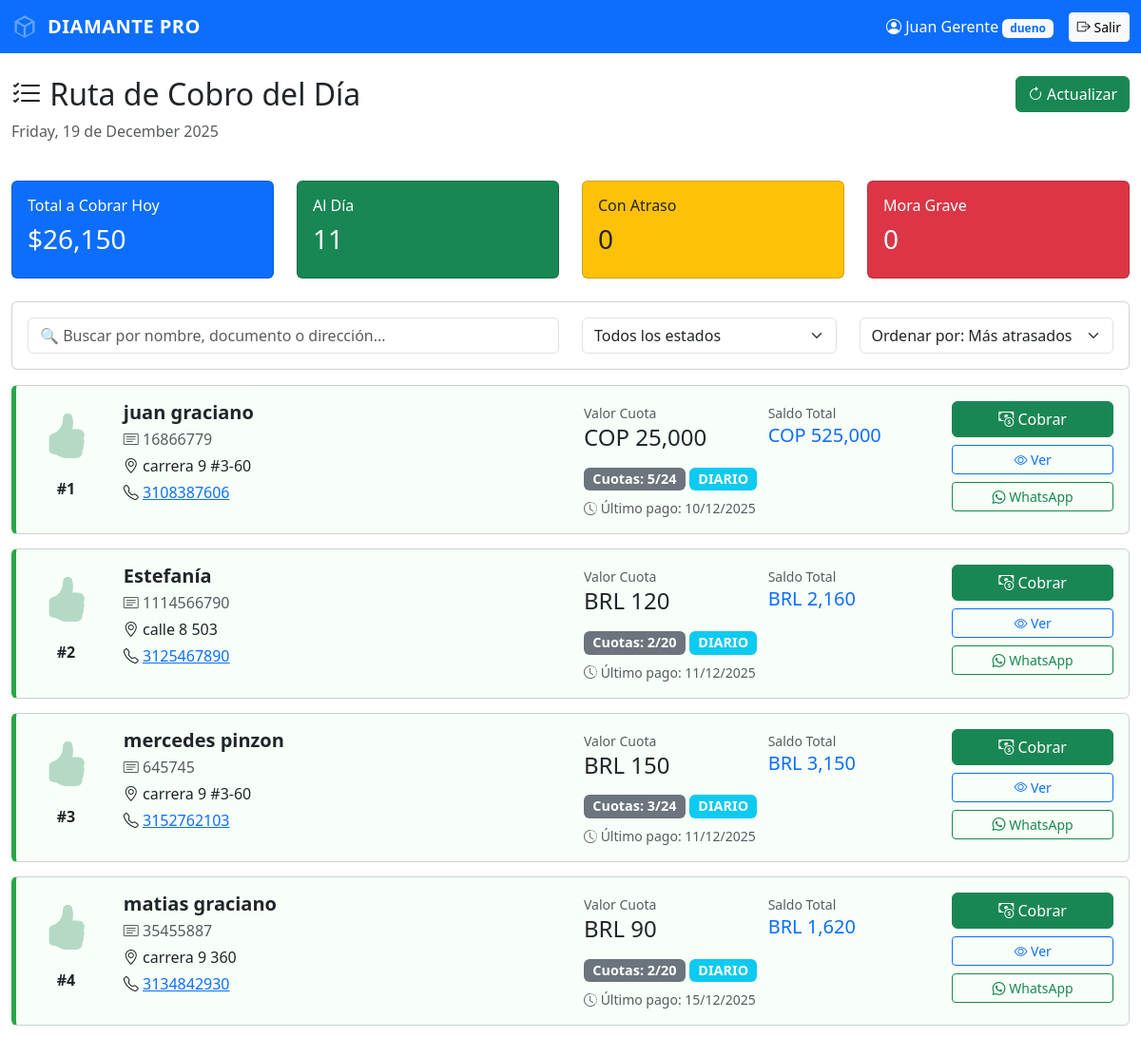
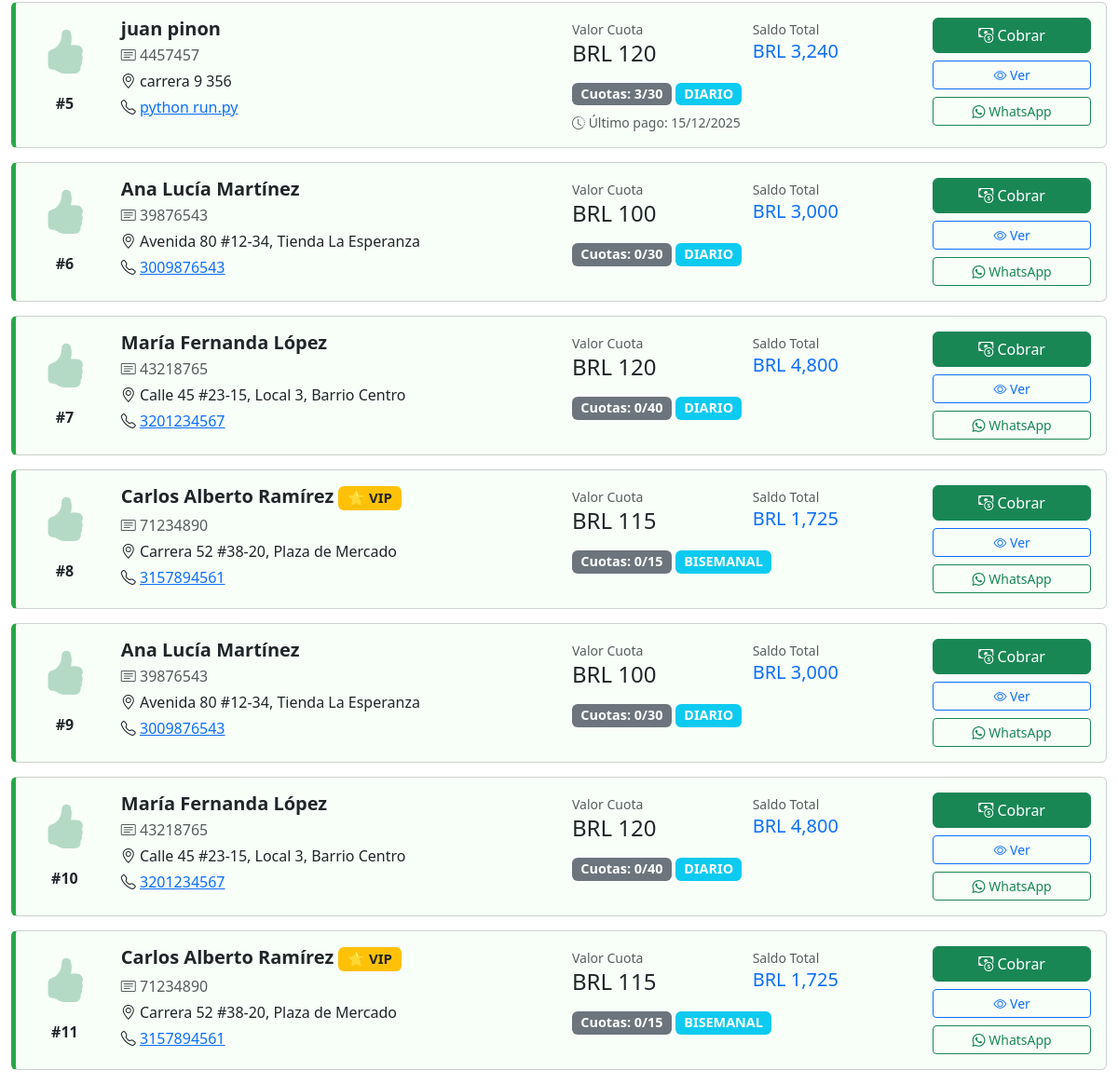
Screenshot of /cobro/lista (signed in) with the database file from the repository (2 pictures, top to bottom).
### app/models.py (models this page shows, shortened)
class Prestamo(db.Model):
    __tablename__ = 'prestamos'
    id = db.Column(db.Integer, primary_key=True)
    cliente_id = db.Column(db.Integer, db.ForeignKey('clientes.id'), nullable=False)
    ruta_id = db.Column(db.Integer, db.ForeignKey('rutas.id'), nullable=False)  # Ahora se asocia a la ruta
    cobrador_id = db.Column(db.Integer, db.ForeignKey('usuarios.id'), nullable=True)  # Mantener por compatibilidad temporal
    monto_prestado = db.Column(db.Float, nullable=False)
    tasa_interes = db.Column(db.Float, default=0.20)  # 20% o 15% VIP
    monto_a_pagar = db.Column(db.Float, nullable=False)
    saldo_actual = db.Column(db.Float, nullable=False)
    valor_cuota = db.Column(db.Float, nullable=False)
    moneda = db.Column(db.String(3), default='COP')  # COP, USD, PEN, BRL, ARS
    frecuencia = db.Column(db.String(20), default='DIARIO')  # DIARIO, SEMANAL, QUINCENAL
    numero_cuotas = db.Column(db.Integer, nullable=False)
    cuotas_pagadas = db.Column(db.Integer, default=0)
    cuotas_atrasadas = db.Column(db.Integer, default=0)
    estado = db.Column(db.String(20), default='ACTIVO')  # ACTIVO, CANCELADO, MORA
    fecha_inicio = db.Column(db.DateTime, default=datetime.utcnow)
    fecha_fin_estimada = db.Column(db.DateTime)
    fecha_ultimo_pago = db.Column(db.DateTime)
    cliente = db.relationship('Cliente', backref='prestamos')
    ruta = db.relationship('Ruta', backref='prestamos')
    cobrador = db.relationship('Usuario', backref='prestamos_asignados')  # Mantener por compatibilidad

class Cliente(db.Model):
    __tablename__ = 'clientes'
    id = db.Column(db.Integer, primary_key=True)
    nombre = db.Column(db.String(100), nullable=False)
    documento = db.Column(db.String(20), unique=True, nullable=False)
    documento_negocio = db.Column(db.String(30))
    telefono = db.Column(db.String(20), nullable=False)
    whatsapp_codigo_pais = db.Column(db.String(5), default='57')  # Código de país para WhatsApp
    whatsapp_numero = db.Column(db.String(20))  # Número WhatsApp sin código de país
    direccion_negocio = db.Column(db.String(200))
    gps_latitud = db.Column(db.Float)
    gps_longitud = db.Column(db.Float)
    es_vip = db.Column(db.Boolean, default=False)
    fecha_registro = db.Column(db.DateTime, default=datetime.utcnow)

### app/routes.py (the view)
    @app.route('/cobro/lista')
    def cobro_lista():
        if 'usuario_id' not in session:
            return redirect(url_for('home'))
        usuario_id = session.get('usuario_id')
        rol = session.get('rol')
        hoy = datetime.now().date()
        if rol == 'cobrador':
            prestamos_activos = Prestamo.query.filter_by(estado='ACTIVO', cobrador_id=usuario_id).order_by(
                Prestamo.cuotas_atrasadas.desc()
            ).all()
        else:
            prestamos_activos = Prestamo.query.filter_by(estado='ACTIVO').order_by(
                Prestamo.cuotas_atrasadas.desc()
            ).all()
        prestamos = []
        for prestamo in prestamos_activos:
            pago_hoy = Pago.query.filter(
                Pago.prestamo_id == prestamo.id,
                func.date(Pago.fecha_pago) == hoy
            ).first()
            if not pago_hoy:
                prestamos.append(prestamo)
        total_a_cobrar = sum(p.valor_cuota for p in prestamos)
        creditos_al_dia = sum(1 for p in prestamos if p.cuotas_atrasadas == 0)
        creditos_atrasados = sum(1 for p in prestamos if 0 < p.cuotas_atrasadas <= 3)
        creditos_mora = sum(1 for p in prestamos if p.cuotas_atrasadas > 3)
        return render_template('cobro_lista.html',
                             prestamos=prestamos,
                             total_a_cobrar=total_a_cobrar,
                             creditos_al_dia=creditos_al_dia,
                             creditos_atrasados=creditos_atrasados,
                             creditos_mora=creditos_mora,
                             fecha_hoy=datetime.now().strftime('%A, %d de %B %Y'),
                             nombre=session.get('nombre'),
                             rol=session.get('rol'))

### app/templates/cobro_lista.html (shortened to what this page needs)
<!DOCTYPE html>
<html>
<head>
    <link href="https://cdn.jsdelivr.net/npm/bootstrap@5.3.0/dist/css/bootstrap.min.css" rel="stylesheet">
    <link rel="stylesheet" href="https://cdn.jsdelivr.net/npm/bootstrap-icons@1.11.0/font/bootstrap-icons.css">
</head>
<body>
    <nav class="navbar navbar-expand-lg navbar-dark bg-primary">
        <div class="container-fluid">
            <a class="navbar-brand" href="/dashboard" style="display: inline-flex; align-items: center; gap: 10px; font-weight: 600; letter-spacing: 0.5px;">
                <svg style="width: 28px; height: 28px; fill: #60a5fa;" viewBox="0 0 24 24" xmlns="http://www.w3.org/2000/svg">
                    <path d="M12 2L3 7v10l9 5 9-5V7l-9-5zm0 2.18L18.18 7 12 10.82 5.82 7 12 4.18zM5 8.82l6 3.5v7.86l-6-3.33V8.82zm8 11.36v-7.86l6-3.5v8.03l-6 3.33z"/>
                </svg>
                <span>DIAMANTE PRO</span>
            </a>
            <div class="d-flex align-items-center">
                <span class="text-white me-3">
                    <i class="bi bi-person-circle"></i> {{ nombre }}
                    <span class="badge bg-light text-primary">{{ rol }}</span>
                </span>
                <a href="/logout" class="btn btn-light btn-sm">
                    <i class="bi bi-box-arrow-right"></i> Salir
                </a>
            </div>
        </div>
    </nav>
    <div class="container-fluid mt-4">
        <div class="row mb-4">
            <div class="col-md-8">
                <h2><i class="bi bi-list-check"></i> Ruta de Cobro del Día</h2>
                <p class="text-muted">{{ fecha_hoy }}</p>
            </div>
            <div class="col-md-4 text-end">
                <button class="btn btn-success" onclick="location.reload()">
                    <i class="bi bi-arrow-clockwise"></i> Actualizar
                </button>
            </div>
        </div>
        <div class="row mb-4">
            <div class="col-md-3">
                <div class="card bg-primary text-white">
                    <div class="card-body">
                        <h6>Total a Cobrar Hoy</h6>
                        <h3>${{ "{:,.0f}".format(total_a_cobrar) }}</h3>
                    </div>
                </div>
            </div>
            <div class="col-md-3">
                <div class="card bg-success text-white">
                    <div class="card-body">
                        <h6>Al Día</h6>
                        <h3>{{ creditos_al_dia }}</h3>
                    </div>
                </div>
            </div>
            <div class="col-md-3">
                <div class="card bg-warning text-dark">
                    <div class="card-body">
                        <h6>Con Atraso</h6>
                        <h3>{{ creditos_atrasados }}</h3>
                    </div>
                </div>
            </div>
            <div class="col-md-3">
                <div class="card bg-danger text-white">
                    <div class="card-body">
                        <h6>Mora Grave</h6>
                        <h3>{{ creditos_mora }}</h3>
                    </div>
                </div>
            </div>
        </div>
        <div class="card mb-3">
            <div class="card-body">
                <div class="row">
                    <div class="col-md-6">
                        <input type="text" class="form-control" id="buscar" placeholder="🔍 Buscar por nombre, documento o dirección...">
                    </div>
                    <div class="col-md-3">
                        <select class="form-select" id="filtroEstado">
                            <option value="">Todos los estados</option>
                        </select>
                    </div>
                    <div class="col-md-3">
                        <select class="form-select" id="ordenar">
                            <option value="atraso">Ordenar por: Más atrasados</option>
                        </select>
                    </div>
                </div>
            </div>
        </div>
        {% if prestamos %}
            {% for prestamo in prestamos %}
            {% set dias_atraso = prestamo.cuotas_atrasadas %}
            {% if dias_atraso == 0 %}
                {% set clase_color = 'credito-verde' %}
                {% set icono = 'bi-hand-thumbs-up-fill text-success' %}
            {% elif dias_atraso <= 3 %}
                {% set clase_color = 'credito-amarillo' %}
                {% set icono = 'bi-exclamation-triangle-fill text-warning' %}
            {% else %}
                {% set clase_color = 'credito-rojo' %}
                {% set icono = 'bi-bell-fill text-danger' %}
            {% endif %}
            <div class="card credito-card {{ clase_color }}" data-nombre="{{ prestamo.cliente.nombre }}" data-estado="{{ clase_color }}">
                <div class="card-body">
                    <div class="row">
                        <div class="col-md-1 text-center">
                            <i class="bi {{ icono }} icono-estado"></i>
                            <div class="mt-2">
                                <strong>#{{ prestamo.id }}</strong>
                            </div>
                        </div>
                        <div class="col-md-5">
                            <h5 class="mb-1">
                                <strong>{{ prestamo.cliente.nombre }}</strong>
                                {% if prestamo.cliente.es_vip %}
                                <span class="badge bg-warning text-dark">⭐ VIP</span>
                                {% endif %}
                            </h5>
                            <p class="mb-1 text-muted">
                                <i class="bi bi-card-text"></i> {{ prestamo.cliente.documento }}
                            </p>
                            <p class="mb-1">
                                <i class="bi bi-geo-alt"></i> {{ prestamo.cliente.direccion_negocio or 'Sin dirección' }}
                            </p>
                            <p class="mb-0">
                                <i class="bi bi-telephone"></i>
                                <a href="tel:{{ prestamo.cliente.telefono }}">{{ prestamo.cliente.telefono }}</a>
                            </p>
                        </div>
                        <div class="col-md-4">
                            <div class="row mb-2">
                                <div class="col-6">
                                    <small class="text-muted">Valor Cuota</small>
                                    <h4>{{ prestamo.moneda }} {{ "{:,.0f}".format(prestamo.valor_cuota) }}</h4>
                                </div>
                                <div class="col-6">
                                    <small class="text-muted">Saldo Total</small>
                                    <h5 class="text-primary">{{ prestamo.moneda }} {{ "{:,.0f}".format(prestamo.saldo_actual) }}</h5>
                                </div>
                            </div>
                            <div class="row">
                                <div class="col-12">
                                    <span class="badge badge-cuotas bg-secondary">
                                        Cuotas: {{ prestamo.cuotas_pagadas }}/{{ prestamo.numero_cuotas }}
                                    </span>
                                    <span class="badge badge-cuotas bg-info">
                                        {{ prestamo.frecuencia }}
                                    </span>
                                </div>
                            </div>
                            {% if prestamo.fecha_ultimo_pago %}
                            <p class="mb-0 mt-2 small text-muted">
                                <i class="bi bi-clock-history"></i>
                                Último pago: {{ prestamo.fecha_ultimo_pago.strftime('%d/%m/%Y') }}
                            </p>
                            {% endif %}
                        </div>
                        <div class="col-md-2 text-end">
                            <div class="d-grid gap-2">
                                <a href="/cobro/registrar/{{ prestamo.id }}" class="btn btn-success">
                                    <i class="bi bi-cash-coin"></i> Cobrar
                                </a>
                                <a href="/prestamos/ver/{{ prestamo.id }}" class="btn btn-outline-primary btn-sm">
                                    <i class="bi bi-eye"></i> Ver
                                </a>
                                <a href="https://wa.me/57{{ prestamo.cliente.telefono }}"
                                   target="_blank" class="btn btn-outline-success btn-sm">
                                    <i class="bi bi-whatsapp"></i> WhatsApp
                                </a>
                            </div>
                        </div>
                    </div>
                </div>
            </div>
            {% endfor %}
        {% else %}
        <div class="text-center py-5">
            <i class="bi bi-check-circle fs-1 text-success"></i>
            <h4 class="mt-3">¡No hay créditos activos para cobrar hoy!</h4>
            <p class="text-muted">Todos los pagos están al día o no hay préstamos activos.</p>
        </div>
        {% endif %}
    </div>
</body>
</html>

### app/templates/cobro_lista.html (style rules this page uses)
.credito-card { border-left: 5px solid; margin-bottom: 15px; transition: transform 0.2s; }
.credito-verde { border-left-color: #28a745; background: #f8fff9; }
.icono-estado { font-size: 3rem; opacity: 0.3; }
.badge-cuotas { font-size: 0.9rem; }

### rows the page displays
Prestamo: id "1", cliente.nombre "juan graciano", cliente.documento "16866779", cliente "carrera 9 #3-60", cliente.telefono "3108387606", moneda "COP", valor_cuota "25,000", saldo_actual "525,000", cuotas_pagadas "5", numero_cuotas "24", frecuencia "DIARIO", fecha_ultimo_pago "10/12/2025"
Prestamo: id "2", cliente.nombre "Estefanía", cliente.documento "1114566790", cliente "calle 8 503", cliente.telefono "3125467890", moneda "BRL", valor_cuota "120", saldo_actual "2,160", cuotas_pagadas "2", numero_cuotas "20", frecuencia "DIARIO", fecha_ultimo_pago "11/12/2025"
Prestamo: id "3", cliente.nombre "mercedes pinzon", cliente.documento "645745", cliente "carrera 9 #3-60", cliente.telefono "3152762103", moneda "BRL", valor_cuota "150", saldo_actual "3,150", cuotas_pagadas "3", numero_cuotas "24", frecuencia "DIARIO", fecha_ultimo_pago "11/12/2025"
Prestamo: id "4", cliente.nombre "matias graciano", cliente.documento "35455887", cliente "carrera 9 360", cliente.telefono "3134842930", moneda "BRL", valor_cuota "90", saldo_actual "1,620", cuotas_pagadas "2", numero_cuotas "20", frecuencia "DIARIO", fecha_ultimo_pago "15/12/2025"
Prestamo: id "5", cliente.nombre "juan pinon", cliente.documento "4457457", cliente "carrera 9 356", cliente.telefono "python run.py", moneda "BRL", valor_cuota "120", saldo_actual "3,240", cuotas_pagadas "3", numero_cuotas "30", frecuencia "DIARIO", fecha_ultimo_pago "15/12/2025"
Prestamo: id "6", cliente.nombre "Ana Lucía Martínez", cliente.documento "39876543", cliente "Avenida 80 #12-34, Tienda La Esperanza", cliente.telefono "3009876543", moneda "BRL", valor_cuota "100", saldo_actual "3,000", cuotas_pagadas "0", numero_cuotas "30", frecuencia "DIARIO"
Prestamo: id "7", cliente.nombre "María Fernanda López", cliente.documento "43218765", cliente "Calle 45 #23-15, Local 3, Barrio Centro", cliente.telefono "3201234567", moneda "BRL", valor_cuota "120", saldo_actual "4,800", cuotas_pagadas "0", numero_cuotas "40", frecuencia "DIARIO"
Prestamo: id "8", cliente.nombre "Carlos Alberto Ramírez", shows "⭐ VIP", cliente.documento "71234890", cliente "Carrera 52 #38-20, Plaza de Mercado", cliente.telefono "3157894561", moneda "BRL", valor_cuota "115", saldo_actual "1,725", cuotas_pagadas "0", numero_cuotas "15", frecuencia "BISEMANAL"
Prestamo: id "9", cliente.nombre "Ana Lucía Martínez", cliente.documento "39876543", cliente "Avenida 80 #12-34, Tienda La Esperanza", cliente.telefono "3009876543", moneda "BRL", valor_cuota "100", saldo_actual "3,000", cuotas_pagadas "0", numero_cuotas "30", frecuencia "DIARIO"
Prestamo: id "10", cliente.nombre "María Fernanda López", cliente.documento "43218765", cliente "Calle 45 #23-15, Local 3, Barrio Centro", cliente.telefono "3201234567", moneda "BRL", valor_cuota "120", saldo_actual "4,800", cuotas_pagadas "0", numero_cuotas "40", frecuencia "DIARIO"
Prestamo: id "11", cliente.nombre "Carlos Alberto Ramírez", shows "⭐ VIP", cliente.documento "71234890", cliente "Carrera 52 #38-20, Plaza de Mercado", cliente.telefono "3157894561", moneda "BRL", valor_cuota "115", saldo_actual "1,725", cuotas_pagadas "0", numero_cuotas "15", frecuencia "BISEMANAL"

### other values shown
{{ nombre }} "Juan Gerente"
{{ rol }} "dueno"
{{ "{:,.0f}".format(total_a_cobrar) }} "26,150"
{{ creditos_al_dia }} "11"
{{ creditos_atrasados }} "0"
{{ creditos_mora }} "0"
